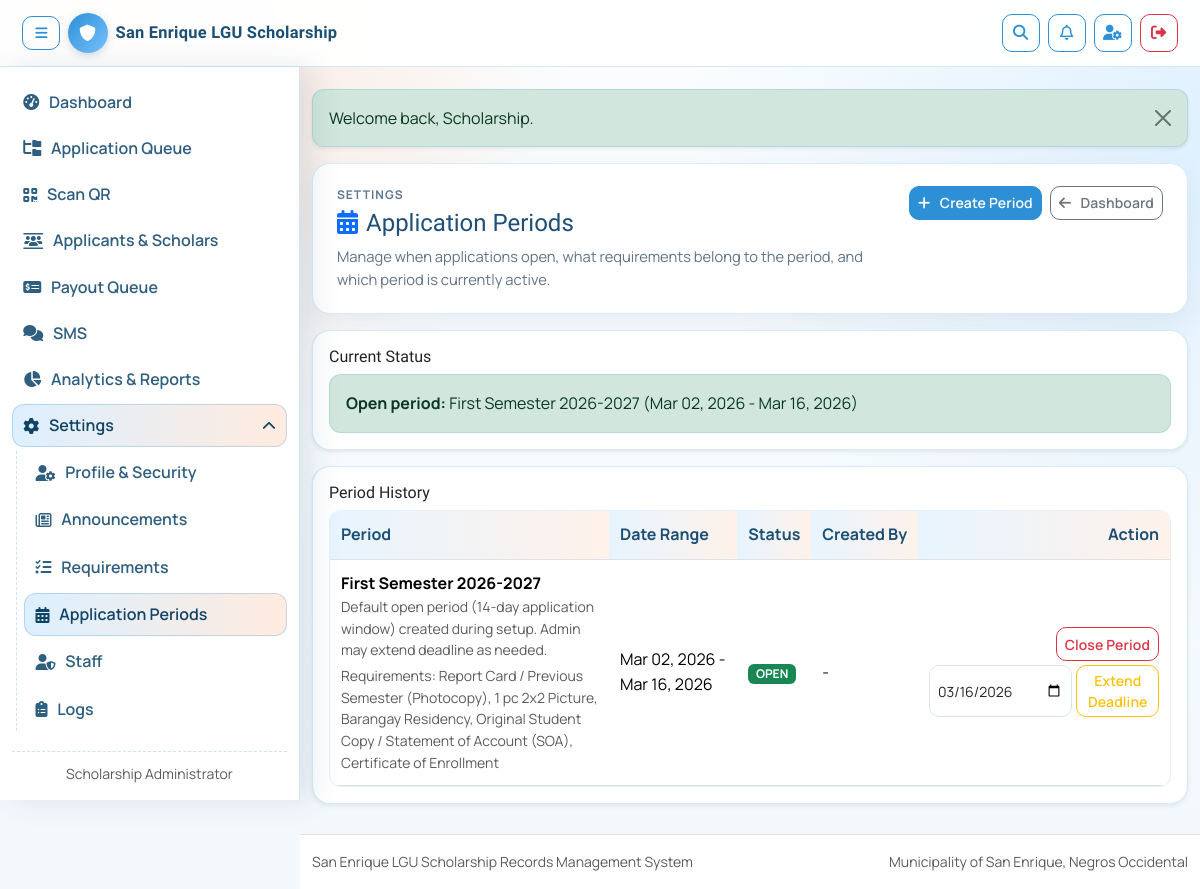
The page /admin-only/application-periods.php (signed in) on the database its author committed.
### tables this page shows
CREATE TABLE IF NOT EXISTS application_periods (
    id INT UNSIGNED AUTO_INCREMENT PRIMARY KEY,
    academic_year VARCHAR(9) NOT NULL,
    semester ENUM('First Semester','Second Semester') NOT NULL,
    period_name VARCHAR(150) NOT NULL,
    start_date DATE NULL,
    end_date DATE NULL,
    is_open TINYINT(1) NOT NULL DEFAULT 0,
    notes VARCHAR(255) NULL,
    created_by INT UNSIGNED NULL,
    created_at TIMESTAMP DEFAULT CURRENT_TIMESTAMP,
    updated_at TIMESTAMP DEFAULT CURRENT_TIMESTAMP ON UPDATE CURRENT_TIMESTAMP,
    UNIQUE KEY uq_application_periods_semester_academic_year (academic_year, semester),
    CONSTRAINT fk_application_periods_created_by
        FOREIGN KEY (created_by) REFERENCES users(id)
        ON DELETE SET NULL
);

### includes/functions.php (called while the page is built, shortened)
<?php
function e(string $value): string
{
    return htmlspecialchars($value, ENT_QUOTES, 'UTF-8');
}
function current_open_application_period(mysqli $conn): ?array
{
    if (!table_exists($conn, 'application_periods')) {
        return null;
    }
    $hasAcademicYear = table_column_exists($conn, 'application_periods', 'academic_year');
    $hasSemester = table_column_exists($conn, 'application_periods', 'semester');
    $academicYearSelect = $hasAcademicYear ? ', academic_year' : '';
    $semesterSelect = $hasSemester ? ', semester' : '';
    $today = date('Y-m-d');
    $stmt = $conn->prepare(
        "SELECT id, period_name, start_date, end_date, is_open, notes" . $academicYearSelect . $semesterSelect . "
         FROM application_periods
         WHERE is_open = 1
           AND (start_date IS NULL OR start_date <= ?)
           AND (end_date IS NULL OR end_date >= ?)
         ORDER BY id DESC
         LIMIT 1"
    );
    $stmt->bind_param('ss', $today, $today);
    $stmt->execute();
    $result = $stmt->get_result();
    $row = $result ? ($result->fetch_assoc() ?: null) : null;
    return $row;
}
function format_application_period(?array $period): string
{
    $academicYear = trim((string) ($period['academic_year'] ?? ''));
    $semester = trim((string) ($period['semester'] ?? ''));
    $name = $semester !== '' && $academicYear !== ''
        ? ($semester . ' ' . $academicYear)
        : trim((string) ($period['period_name'] ?? 'Application Period'));
    $start = trim((string) ($period['start_date'] ?? ''));
    $end = trim((string) ($period['end_date'] ?? ''));
    if ($start !== '' && $end !== '') {
        return $name . ' (' . date('M d, Y', strtotime($start)) . ' - ' . date('M d, Y', strtotime($end)) . ')';
    }
    return $name;
}
function table_column_exists(mysqli $conn, string $tableName, string $columnName): bool
{
    static $cache = [];
    $tableName = trim($tableName);
    $columnName = trim($columnName);
    $cacheKey = strtolower($tableName . '.' . $columnName);
    if (array_key_exists($cacheKey, $cache)) {
        return (bool) $cache[$cacheKey];
    }
    $stmt = $conn->prepare(
        "SELECT COUNT(*) AS total
         FROM information_schema.COLUMNS
         WHERE TABLE_SCHEMA = DATABASE()
           AND TABLE_NAME = ?
           AND COLUMN_NAME = ?
         LIMIT 1"
    );
    $stmt->bind_param('ss', $tableName, $columnName);
    $stmt->execute();
    $result = $stmt->get_result();
    $row = $result instanceof mysqli_result ? $result->fetch_assoc() : null;
    $exists = (int) ($row['total'] ?? 0) > 0;
    $cache[$cacheKey] = $exists;
    return $exists;
}
function table_exists(mysqli $conn, string $tableName): bool
{
    $tableName = trim($tableName);
    $stmt = $conn->prepare(
        "SELECT COUNT(*) AS total
         FROM information_schema.TABLES
         WHERE TABLE_SCHEMA = DATABASE()
           AND TABLE_NAME = ?
         LIMIT 1"
    );
    $stmt->bind_param('s', $tableName);
    $stmt->execute();
    $result = $stmt->get_result();
    $row = $result instanceof mysqli_result ? $result->fetch_assoc() : null;
    return (int) ($row['total'] ?? 0) > 0;
}

### config/database.php (called while the page is built, shortened)
<?php
if (!function_exists('env_value')) {
    function env_value(string $key, mixed $default = null): mixed
    {
        $value = getenv($key);
        if ($value === false || $value === '') {
            return $default;
        }
        return $value;
    }
}

### admin-only/application-periods.php (the view, shortened to what this page needs)
<?php
$conn = $GLOBALS['conn'] ?? null;
$periods = [];
$openPeriod = null;
$isTableReady = table_exists($conn, 'application_periods');
$hasAcademicYearColumn = $isTableReady && table_column_exists($conn, 'application_periods', 'academic_year');
$hasSemesterColumn = $isTableReady && table_column_exists($conn, 'application_periods', 'semester');
$requirementsReady = ensure_application_period_requirements_table($conn);
$requirementsByPeriod = [];
if ($isTableReady) {
    $openPeriod = current_open_application_period($conn);
    $result = $conn->query(
        "SELECT p.*, u.first_name, u.last_name
         FROM application_periods p
         LEFT JOIN users u ON u.id = p.created_by
         ORDER BY p.id DESC
         LIMIT 20"
    );
    if ($result instanceof mysqli_result) {
        $periods = $result->fetch_all(MYSQLI_ASSOC);
    }
    if ($requirementsReady && $periods) {
        $periodIds = array_values(array_unique(array_filter(array_map(
            static fn(array $row): int => (int) ($row['id'] ?? 0),
            $periods
        ), static fn(int $value): bool => $value > 0)));
        if ($periodIds) {
            $requirementsByPeriod = array_fill_keys($periodIds, []);
            $idsSql = implode(',', $periodIds);
            $periodRequirementResult = $conn->query(
                "SELECT apr.application_period_id, rt.requirement_name
                 FROM application_period_requirements apr
                 INNER JOIN requirement_templates rt ON rt.id = apr.requirement_template_id
                 WHERE apr.application_period_id IN ({$idsSql})
                 ORDER BY rt.sort_order ASC, rt.id ASC"
            );
            if ($periodRequirementResult instanceof mysqli_result) {
                while ($row = $periodRequirementResult->fetch_assoc()) {
                    $periodId = (int) ($row['application_period_id'] ?? 0);
                    $requirementsByPeriod[$periodId][] = (string) ($row['requirement_name'] ?? '');
                }
            }
        }
    }
}
include __DIR__ . '/../includes/header.php';
?>
<?php
$pageHeaderTitle = '<i class="fa-solid fa-calendar-days me-2 text-primary"></i>Application Periods';
$pageHeaderActions = '<button type="button" class="btn btn-primary btn-sm" data-bs-toggle="modal" data-bs-target="#createPeriodModal"><i class="fa-solid fa-plus me-1"></i>Create Period</button>'
    . '<a href="../shared/dashboard.php" class="btn btn-outline-secondary btn-sm"><i class="fa-solid fa-arrow-left me-1"></i>Dashboard</a>';
include __DIR__ . '/../includes/partials/page-shell-header.php';
?>
<?php if (!$isTableReady): ?>
    <div class="card card-soft shadow-sm">
        <div class="card-body">
            <p class="mb-2">Application period settings are not available yet.</p>
            <p class="small text-muted mb-0">Please contact the administrator to finish setup.</p>
        </div>
    </div>
<?php else: ?>
    <div class="card card-soft shadow-sm mb-3">
        <div class="card-body">
            <h2 class="h6 mb-2">Current Status</h2>
            <?php if ($openPeriod): ?>
                <div class="alert alert-success mb-0">
                    <strong>Open period:</strong> <?= e(format_application_period($openPeriod)) ?>
                </div>
            <?php else: ?>
                <div class="alert alert-warning mb-0">
                    No open application period. Applicants cannot apply.
                </div>
            <?php endif; ?>
        </div>
    </div>
    <div class="card card-soft shadow-sm">
        <div class="card-body">
            <h2 class="h6">Period History</h2>
            <?php if (!$periods): ?>
                <p class="text-muted mb-0">No application periods yet.</p>
            <?php else: ?>
                <div class="table-responsive">
                    <table class="table table-sm align-middle mb-0">
                        <thead>
                            <tr>
                                <th>Period</th>
                                <th>Date Range</th>
                                <th>Status</th>
                                <th>Created By</th>
                                <th class="text-end">Action</th>
                            </tr>
                        </thead>
                        <tbody>
                            <?php foreach ($periods as $row): ?>
                                <?php
                                $creator = trim((string) ($row['first_name'] ?? '') . ' ' . (string) ($row['last_name'] ?? ''));
                                $startDate = !empty($row['start_date']) ? date('M d, Y', strtotime((string) $row['start_date'])) : '-';
                                $endDate = !empty($row['end_date']) ? date('M d, Y', strtotime((string) $row['end_date'])) : '-';
                                $periodLabel = trim((string) ($row['semester'] ?? '') . ' ' . (string) ($row['academic_year'] ?? ''));
                                ?>
                                <tr>
                                    <td>
                                        <strong><?= e($periodLabel) ?></strong>
                                        <?php if (!empty($row['notes'])): ?>
                                            <div class="small text-muted"><?= e((string) $row['notes']) ?></div>
                                        <?php endif; ?>
                                        <?php
                                        $periodRequirementNames = $requirementsByPeriod[(int) ($row['id'] ?? 0)] ?? [];
                                        ?>
                                        <?php if ($periodRequirementNames): ?>
                                            <div class="small text-muted mt-1">
                                                Requirements: <?= e(implode(', ', $periodRequirementNames)) ?>
                                            </div>
                                        <?php endif; ?>
                                    </td>
                                    <td><?= e($startDate) ?> - <?= e($endDate) ?></td>
                                    <td>
                                        <span class="badge <?= (int) $row['is_open'] === 1 ? 'text-bg-success' : 'text-bg-secondary' ?>">
                                            <?= (int) $row['is_open'] === 1 ? 'OPEN' : 'CLOSED' ?>
                                        </span>
                                    </td>
                                    <td><?= e($creator !== '' ? $creator : '-') ?></td>
                                    <td class="text-end">
                                        <div class="d-flex flex-column gap-1 align-items-end">
                                            <?php if ((int) $row['is_open'] !== 1): ?>
                                                <form method="post" class="d-inline" data-period-label="<?= e($periodLabel) ?>">
                                                    <input type="hidden" name="csrf_token" value="<?= e(csrf_token()) ?>">
                                                    <input type="hidden" name="action" value="set_open">
                                                    <input type="hidden" name="id" value="<?= (int) $row['id'] ?>">
                                                    <button type="submit" class="btn btn-outline-primary btn-sm">Open Period</button>
                                                </form>
                                            <?php else: ?>
                                                <form method="post" class="d-inline" data-period-label="<?= e($periodLabel) ?>">
                                                    <button type="submit" class="btn btn-outline-danger btn-sm">Close Period</button>
                                                </form>
                                            <?php endif; ?>
                                            <form method="post" class="d-flex gap-1" data-period-label="<?= e($periodLabel) ?>">
                                                <input type="date" name="end_date" class="form-control form-control-sm" value="<?= e((string) ($row['end_date'] ?? '')) ?>" required>
                                                <button type="submit" class="btn btn-outline-warning btn-sm">Extend Deadline</button>
                                            </form>
                                        </div>
                                    </td>
                                </tr>
                            <?php endforeach; ?>
                        </tbody>
                    </table>
                </div>
            <?php endif; ?>
        </div>
    </div>
<?php endif; ?>
<?php include __DIR__ . '/../includes/footer.php'; ?>

### assets/css/style.css (style rules this page uses)
:root { --se-blue: #2d8fd5; --se-blue-soft: #e7f4ff; --se-light-blue: #78c2ff; --se-peach: #ffb68a; --se-peach-soft: #fff2ea; --se-navy: #1c4f74; --se-text: #213746; --se-muted: #5f7380; --se-border: #d4e5f2; --se-radius-lg: 18px; --se-radius-md: 12px; --se-shadow-soft: 0 10px 28px rgba(24, 74, 111, 0.08); --se-shadow-soft-hover: 0 12px 32px rgba(24, 74, 111, 0.14); }
*, *::before, *::after { box-sizing: border-box; }
html { font-size: 16px; -webkit-text-size-adjust: 100%; }
body { color: var(--se-text); font-family: "Manrope", "Segoe UI", sans-serif; line-height: 1.55; min-height: 100vh; display: flex; flex-direction: column; overflow-x: hidden; background: radial-gradient(circle at 8% 0%, rgba(255, 182, 138, 0.35), transparent 34%), radial-gradient(circle at 100% 15%, rgba(120, 194, 255, 0.2), transparent 36%), linear-gradient(180deg, #fbfdff 0%, #f3f8fc 100%); }
h1, h2, h3, h4, h5, h6, .navbar-brand { font-family: "Sora", "Manrope", sans-serif; }
a { text-underline-offset: 2px; }
a, button, .btn, .form-control, .form-select, .nav-link { transition: all 0.2s ease; }
.btn { border-radius: var(--se-radius-md); min-height: 42px; font-weight: 600; letter-spacing: 0.1px; display: inline-flex; align-items: center; justify-content: center; gap: 0.34rem; }
.btn-sm { min-height: 34px; border-radius: 10px; }
.form-control, .form-select { border-color: var(--se-border); border-radius: var(--se-radius-md); min-height: 44px; }
.form-control-sm, .form-select-sm { min-height: 36px; border-radius: 10px; }
.alert { border-radius: var(--se-radius-md); border-width: 1px; border-color: rgba(45, 143, 213, 0.18); }
.hero, .card-soft, .table-controls { box-shadow: var(--se-shadow-soft); }
.btn-primary { border-color: var(--se-blue); background-color: var(--se-blue); }
.card-soft { background: #ffffff; border: 1px solid rgba(45, 143, 213, 0.18); border-radius: var(--se-radius-lg); }
.card-soft .card-body { word-wrap: break-word; }
.table thead th { background: linear-gradient(90deg, var(--se-blue-soft), var(--se-peach-soft)); font-weight: 700; color: var(--se-navy); border-bottom-width: 1px; white-space: nowrap; }
.table td, .table th { vertical-align: middle; padding: 0.72rem 0.68rem; }
.page-shell-header__actions .btn-group, .page-shell-header__actions .btn { max-width: 100%; }
.table-responsive { border-radius: 12px; border: 1px solid rgba(45, 143, 213, 0.12); background: #fff; }
.table-responsive > .table { margin-bottom: 0; min-width: 690px; }
@media (min-width: 992px) { body.desktop-sidebar-enabled { --desktop-sidebar-width: 300px; --desktop-topbar-height: 70px; } }

### rows shown on the page
application_periods: format_application_period($openPeriod) "First Semester 2026-2027 (Mar 02, 2026 - Mar 16, 2026)", periodLabel "First Semester 2026-2027", notes "Default open period (14-day application window) created during setup. Admin may extend deadline as needed.", id "Report Card / Previous Semester (Photocopy), 1 pc 2x2 Picture, Barangay Residency, Original Student Copy / Statement of Account (SOA), Certificate of Enrollment", start_date "Mar 02, 2026", end_date "Mar 16, 2026", is_open "OPEN", creator "-", end_date "03/16/2026"

### other values the page prints
$user['first_name'] . ' ' . $user['last_name'] "Scholarship Administrator"
$message "Welcome back, Scholarship."
$pageHeaderEyebrow "SETTINGS"
$pageHeaderDescription "Manage when applications open, what requirements belong to the period, and which period is currently active."
